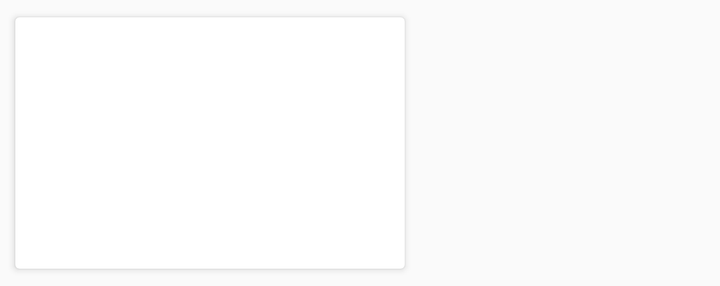
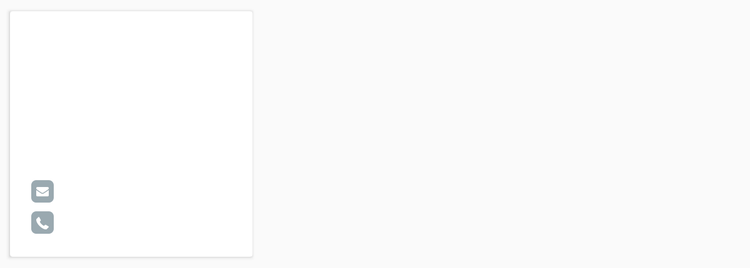

An Android layout and its configuration variant, each rendered on a device that would load it. The default file and the variant file are quoted in full after the pictures.
<!-- AndroidManifest.xml: application theme AppTheme -->
<!-- res/layout/place_item.xml -->
<?xml version="1.0" encoding="utf-8"?>
<android.support.v7.widget.CardView xmlns:android="http://schemas.android.com/apk/res/android"
    xmlns:card_view="http://schemas.android.com/apk/res-auto"
    android:id="@+id/card_view"
    android:layout_width="200dp"
    android:layout_height="wrap_content"
    android:background="@color/white"
    card_view:cardUseCompatPadding="true"
    card_view:cardCornerRadius="@dimen/card_view_corner_radius"
    card_view:contentPadding="@dimen/card_view_content_padding"
    android:layout_margin="@dimen/card_view_item_margin">

    <LinearLayout
        android:layout_width="match_parent"
        android:layout_height="match_parent"
        android:orientation="vertical"
        >

        <LinearLayout
            android:layout_width="match_parent"
            android:layout_height="match_parent"
            android:paddingLeft="@dimen/places_inner_margin"
            android:layout_marginBottom="10dp"
            android:layout_weight="1"
            android:orientation="horizontal">

            <ImageView
                android:id="@+id/contact_photo"
                android:layout_width="100dp"
                android:layout_height="match_parent"
                android:layout_gravity="left"
                android:layout_weight="1" />

            <LinearLayout
                android:layout_width="match_parent"
                android:layout_height="match_parent"
                android:orientation="vertical"
                android:layout_weight="2">

                <TextView
                    android:id="@+id/place_name"
                    android:layout_width="match_parent"
                    android:layout_height="wrap_content"
                    android:layout_margin="10dp"
                    android:gravity="left|bottom"
                    android:singleLine="true"
                    android:textColor="@color/black"
                    android:textSize="@dimen/text_size_20_sp_dimen" />
            </LinearLayout>

        </LinearLayout>


        <LinearLayout
            android:layout_width="match_parent"
            android:layout_height="match_parent"
            android:orientation="vertical"
            android:paddingLeft="@dimen/places_inner_margin"
            android:layout_weight="2">

            <TextView
                android:id="@+id/place_address"
                android:layout_width="wrap_content"
                android:layout_height="wrap_content"
                android:gravity="left"
                android:drawablePadding="5dp"
                android:singleLine="true"
                android:textColor="@color/turquoise"
                android:textSize="@dimen/text_size_18_sp_dimen"
                android:autoLink="email"/>

            <TextView
                android:id="@+id/place_distance"
                android:layout_width="wrap_content"
                android:layout_height="wrap_content"
                android:layout_marginBottom="10dp"
                android:gravity="left"
                android:drawablePadding="5dp"
                android:textColor="@color/turquoise"
                android:textSize="@dimen/text_size_18_sp_dimen"
                android:autoLink="phone"/>

        </LinearLayout>
    </LinearLayout>

</android.support.v7.widget.CardView>
<!-- resources referenced by this layout -->
<resources>
  <color name="black">@android:color/black</color>
  <color name="turquoise">#ff0098a1</color>
  <color name="white">#ffffffff</color>
  <dimen name="card_view_content_padding">5dp</dimen>
  <dimen name="card_view_corner_radius">2dp</dimen>
  <dimen name="card_view_item_margin">5dp</dimen>
  <dimen name="places_inner_margin">5dp</dimen>
  <dimen name="text_size_18_sp_dimen">18sp</dimen>
  <dimen name="text_size_20_sp_dimen">20sp</dimen>
  <style name="AppTheme" parent="Theme.AppCompat.Light.DarkActionBar">
          
      </style>
</resources>
<!-- res/layout-sw480dp/place_item.xml (the repository's variant of the layout above) -->
<!-- drawn on a 7-inch tablet held upright -->
<?xml version="1.0" encoding="utf-8"?>
<android.support.v7.widget.CardView xmlns:android="http://schemas.android.com/apk/res/android"
    xmlns:card_view="http://schemas.android.com/apk/res-auto"
    android:id="@+id/card_view"
    android:layout_width="200dp"
    android:layout_height="wrap_content"
    android:background="@color/white"
    card_view:cardUseCompatPadding="true"
    card_view:cardCornerRadius="@dimen/card_view_corner_radius"
    card_view:contentPadding="@dimen/card_view_content_padding"
    android:layout_margin="@dimen/card_view_item_margin">

    <LinearLayout
        android:layout_width="match_parent"
        android:layout_height="match_parent"
        android:orientation="vertical"
        >

        <LinearLayout
            android:layout_width="match_parent"
            android:layout_height="match_parent"
            android:paddingLeft="@dimen/places_inner_margin"
            android:layout_marginBottom="10dp"
            android:layout_weight="1"
            android:orientation="horizontal">

            <ImageView
                android:id="@+id/contact_photo"
                android:layout_width="100dp"
                android:layout_height="match_parent"
                android:layout_gravity="left"
                android:layout_weight="1" />

            <LinearLayout
                android:layout_width="match_parent"
                android:layout_height="match_parent"
                android:orientation="vertical"
                android:layout_weight="2">

                <TextView
                    android:id="@+id/contact_position"
                    android:layout_width="match_parent"
                    android:layout_height="wrap_content"
                    android:gravity="left|top"
                    android:layout_marginTop="10dp"
                    android:layout_marginLeft="10dp"
                    android:layout_marginRight="5dp"
                    android:lines="2"
                    android:textColor="@color/black"
                    android:textSize="@dimen/text_size_24_sp_dimen" />

                <TextView
                    android:id="@+id/contact_name"
                    android:layout_width="match_parent"
                    android:layout_height="wrap_content"
                    android:layout_margin="10dp"
                    android:gravity="left|bottom"
                    android:singleLine="true"
                    android:textColor="@color/black"
                    android:textSize="@dimen/text_size_20_sp_dimen" />
            </LinearLayout>

        </LinearLayout>


        <LinearLayout
            android:layout_width="match_parent"
            android:layout_height="match_parent"
            android:orientation="vertical"
            android:paddingLeft="@dimen/places_inner_margin"
            android:layout_weight="2">

            <TextView
                android:id="@+id/contact_email"
                android:layout_width="wrap_content"
                android:layout_height="wrap_content"
                android:gravity="left"
                android:drawableLeft="@drawable/contact_info_icon_mail"
                android:drawablePadding="5dp"
                android:singleLine="true"
                android:textColor="@color/turquoise"
                android:textSize="@dimen/text_size_18_sp_dimen"
                android:autoLink="email"/>

            <TextView
                android:id="@+id/contact_phone"
                android:layout_width="wrap_content"
                android:layout_height="wrap_content"
                android:layout_marginBottom="10dp"
                android:gravity="left"
                android:drawableLeft="@drawable/contact_info_icon_phone"
                android:drawablePadding="5dp"
                android:textColor="@color/turquoise"
                android:textSize="@dimen/text_size_18_sp_dimen"
                android:autoLink="phone"/>

        </LinearLayout>
    </LinearLayout>

</android.support.v7.widget.CardView>
<!-- resources referenced by the variant -->
<!-- as a 7-inch tablet held upright resolves them -->
<resources>
  <color name="black">@android:color/black</color>
  <color name="turquoise">#ff0098a1</color>
  <color name="white">#ffffffff</color>
  <!-- from res/values-sw480dp/ -->
  <dimen name="card_view_content_padding">5dp</dimen>
  <!-- from res/values-sw480dp/ -->
  <dimen name="card_view_corner_radius">2dp</dimen>
  <!-- from res/values-sw480dp/ -->
  <dimen name="card_view_item_margin">5dp</dimen>
  <!-- from res/values-sw480dp/ -->
  <dimen name="places_inner_margin">10dp</dimen>
  <dimen name="text_size_18_sp_dimen">18sp</dimen>
  <dimen name="text_size_20_sp_dimen">20sp</dimen>
  <dimen name="text_size_24_sp_dimen">24sp</dimen>
  <!-- drawable contact_info_icon_mail: png bitmap (drawable-hdpi, 635 bytes) -->
  <!-- drawable contact_info_icon_phone: png bitmap (drawable-hdpi, 712 bytes) -->
  <style name="AppTheme" parent="Theme.AppCompat.Light.DarkActionBar">
          
      </style>
</resources>
